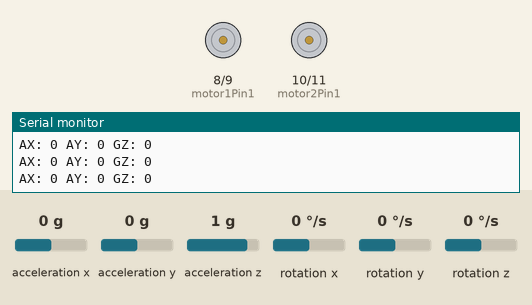
This sketch was run on a simulated Arduino Uno, built with avr-gcc and run on an emulated ATmega328P. Parts: motor-driver pin pairs drawn as motors (green arrow = first pin HIGH = forward, orange = second pin HIGH = backward, longer = more drive), the last lines printed to the serial monitor. The test bench sets the inputs (shaded band); at power-on: acceleration x 0 g, acceleration y 0 g, acceleration z 1 g, rotation x 0 °/s, rotation y 0 °/s, rotation z 0 °/s.

Above: at 1.2 s.
1.3 s: acceleration x set to -0.5 g
4.3 s: acceleration x set to -0.8 g
At 4.9 s:
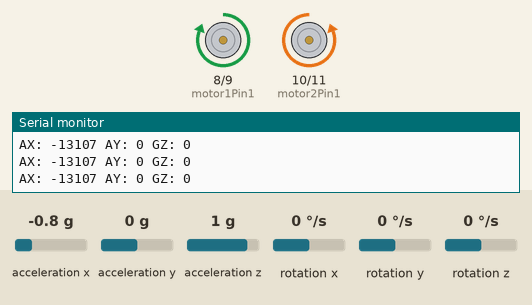
5.8 s: acceleration y set to -0.5 g
7.3 s: acceleration y set to -0.8 g
At 8.1 s:
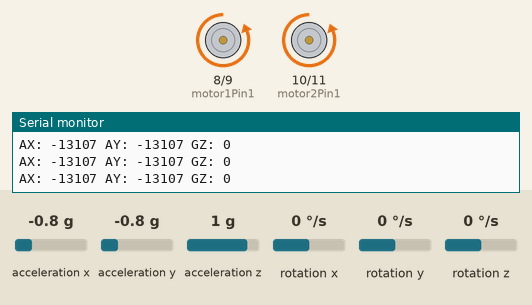
8.8 s: acceleration y set to 0.8 g
At 9.3 s:
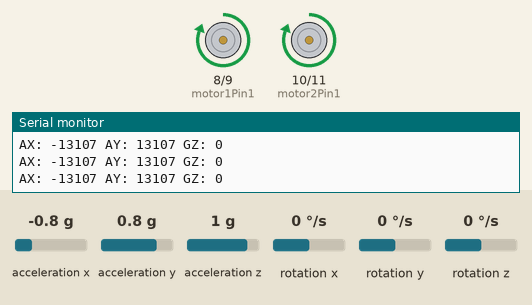
10.3 s: acceleration y set to 0.5 g
At 11.6 s:
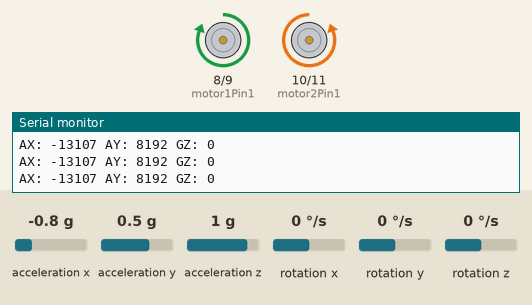
Timing chart, 0 to 12.8 s (numbered marks = the images above; inputs shaded):
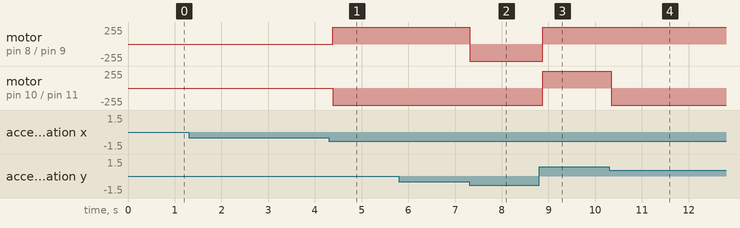

Measured:
- the behaviour switches between -0.6 and -0.7 g on acceleration x (found by bisection; images 0 and 1)
- the behaviour switches between -0.6 and -0.7 g on acceleration y (found by bisection; images 1 and 2)
- the behaviour switches between 0.7 and 0.6 g on acceleration y (found by bisection; images 3 and 4)
- after the input at 4.3 s, motor on pin 8 (motor1Pin1) / pin 9 (motor1Pin2): stopped → forward 255/255 after 0.09 s; motor on pin 10 (motor2Pin1) / pin 11 (motor2Pin2): stopped → backward 255/255 after 0.09 s
- after the input at 7.3 s, motor on pin 8 (motor1Pin1) / pin 9 (motor1Pin2): forward 255/255 → backward 255/255 at once
- after the input at 8.8 s, motor on pin 8 (motor1Pin1) / pin 9 (motor1Pin2), motor on pin 10 (motor2Pin1) / pin 11 (motor2Pin2): backward 255/255 → forward 255/255 after 0.08 s
- after the input at 10.3 s, motor on pin 10 (motor2Pin1) / pin 11 (motor2Pin2): forward 255/255 → backward 255/255 at once

The sketch:

guesture_c.ino
```cpp
#include <Wire.h>
#include <MPU6050.h>

MPU6050 mpu;

int motor1Pin1 = 8;
int motor1Pin2 = 9;
int motor2Pin1 = 10;
int motor2Pin2 = 11;

void setup() {
  Serial.begin(9600);
  Wire.begin();
  mpu.initialize();

  // Initialize motor pins
  pinMode(motor1Pin1, OUTPUT);
  pinMode(motor1Pin2, OUTPUT);
  pinMode(motor2Pin1, OUTPUT);
  pinMode(motor2Pin2, OUTPUT);

  if (!mpu.testConnection()) {
    Serial.println("MPU6050 connection failed");
    while (1);
  } else {
    Serial.println("MPU6050 connected");
  }
}

void loop() {
  int16_t ax, ay, az;
  int16_t gx, gy, gz;

  // Read raw data from MPU6050
  mpu.getMotion6(&ax, &ay, &az, &gx, &gy, &gz);

  // Debugging: show raw values
  Serial.print("AX: "); Serial.print(ax);
  Serial.print(" AY: "); Serial.print(ay);
  Serial.print(" GZ: "); Serial.println(gz);

  // Tilt thresholds (adjust as needed)
  if (ay > 10000) {
    moveForward();
  } else if (ay < -10000) {
    moveBackward();
  } else if (ax > 10000) {
    turnLeft();
  } else if (ax < -10000) {
    turnRight();
  } else {
    stopMotors();
  }

  delay(100);
}

// Movement Functions
void moveForward() {
  digitalWrite(motor1Pin1, HIGH);
  digitalWrite(motor1Pin2, LOW);
  digitalWrite(motor2Pin1, HIGH);
  digitalWrite(motor2Pin2, LOW);
}

void moveBackward() {
  digitalWrite(motor1Pin1, LOW);
  digitalWrite(motor1Pin2, HIGH);
  digitalWrite(motor2Pin1, LOW);
  digitalWrite(motor2Pin2, HIGH);
}

void turnLeft() {
  digitalWrite(motor1Pin1, LOW);
  digitalWrite(motor1Pin2, HIGH);
  digitalWrite(motor2Pin1, HIGH);
  digitalWrite(motor2Pin2, LOW);
}

void turnRight() {
  digitalWrite(motor1Pin1, HIGH);
  digitalWrite(motor1Pin2, LOW);
  digitalWrite(motor2Pin1, LOW);
  digitalWrite(motor2Pin2, HIGH);
}

void stopMotors() {
  digitalWrite(motor1Pin1, LOW);
  digitalWrite(motor1Pin2, LOW);
  digitalWrite(motor2Pin1, LOW);
  digitalWrite(motor2Pin2, LOW);
}
```
